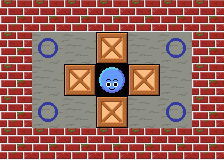

A 2D game scene composited from a Tiled map and its tileset images. What follows is a short description and the map's XML, with every tile layer's data as written:
An orthogonal 7x5 tile map with 32x32 px tiles, 1 tile layer (Tile Layer 1).

<map version="1.4" tiledversion="1.4.2" orientation="orthogonal" renderorder="right-down" width="7" height="5" tilewidth="32" tileheight="32" infinite="0" nextlayerid="2" nextobjectid="1">
 <tileset firstgid="1" source="Sokoban.tsx" />
 <layer id="1" name="Tile Layer 1" width="7" height="5">
  <data encoding="csv">
1,1,1,1,1,1,1,
1,4,2,3,2,4,1,
1,2,3,5,3,2,1,
1,4,2,3,2,4,1,
1,1,1,1,1,1,1
</data>
 </layer>
</map>